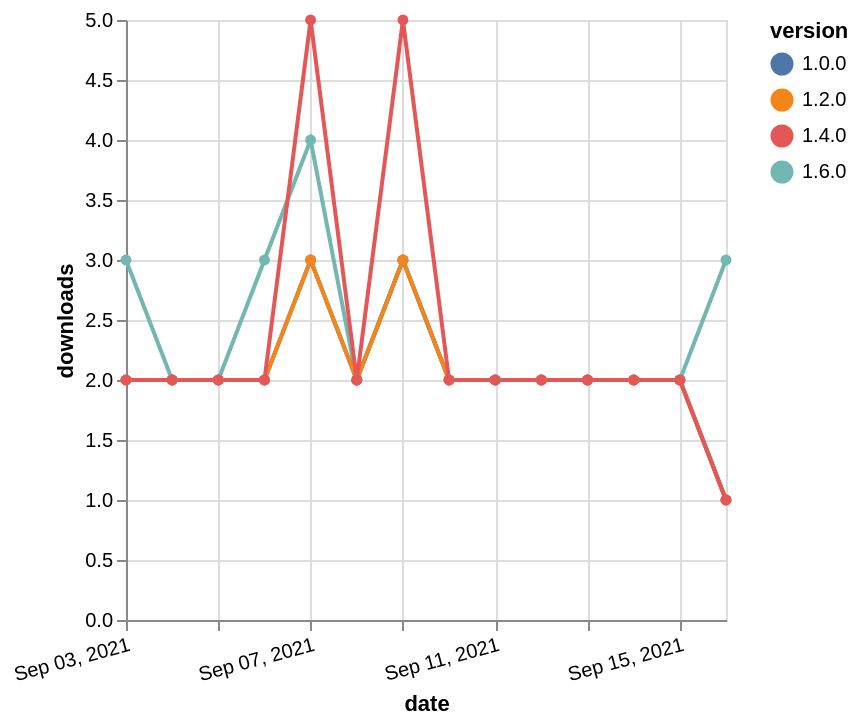

Source (Vega-Lite JSON):
### Vega-Lite specification from a JSON file in a GitHub repository (floating-point values rounded to 4 significant figures)
{"$schema": "https://vega.github.io/schema/vega-lite/v5.json", "description": "A simple bar chart with embedded data.", "data": {"values": [{"date": "2021-09-03", "total": 220, "delta": 3, "version": "1.6.0"}, {"date": "2021-09-04", "total": 222, "delta": 2, "version": "1.6.0"}, {"date": "2021-09-05", "total": 224, "delta": 2, "version": "1.6.0"}, {"date": "2021-09-06", "total": 227, "delta": 3, "version": "1.6.0"}, {"date": "2021-09-07", "total": 231, "delta": 4, "version": "1.6.0"}, {"date": "2021-09-08", "total": 233, "delta": 2, "version": "1.6.0"}, {"date": "2021-09-09", "total": 236, "delta": 3, "version": "1.6.0"}, {"date": "2021-09-10", "total": 238, "delta": 2, "version": "1.6.0"}, {"date": "2021-09-11", "total": 240, "delta": 2, "version": "1.6.0"}, {"date": "2021-09-12", "total": 242, "delta": 2, "version": "1.6.0"}, {"date": "2021-09-13", "total": 244, "delta": 2, "version": "1.6.0"}, {"date": "2021-09-14", "total": 246, "delta": 2, "version": "1.6.0"}, {"date": "2021-09-15", "total": 248, "delta": 2, "version": "1.6.0"}, {"date": "2021-09-16", "total": 251, "delta": 3, "version": "1.6.0"}, {"date": "2021-09-03", "total": 1467, "delta": 2, "version": "1.0.0"}, {"date": "2021-09-04", "total": 1469, "delta": 2, "version": "1.0.0"}, {"date": "2021-09-05", "total": 1471, "delta": 2, "version": "1.0.0"}, {"date": "2021-09-06", "total": 1473, "delta": 2, "version": "1.0.0"}, {"date": "2021-09-07", "total": 1476, "delta": 3, "version": "1.0.0"}, {"date": "2021-09-08", "total": 1478, "delta": 2, "version": "1.0.0"}, {"date": "2021-09-09", "total": 1481, "delta": 3, "version": "1.0.0"}, {"date": "2021-09-10", "total": 1483, "delta": 2, "version": "1.0.0"}, {"date": "2021-09-11", "total": 1485, "delta": 2, "version": "1.0.0"}, {"date": "2021-09-12", "total": 1487, "delta": 2, "version": "1.0.0"}, {"date": "2021-09-13", "total": 1489, "delta": 2, "version": "1.0.0"}, {"date": "2021-09-14", "total": 1491, "delta": 2, "version": "1.0.0"}, {"date": "2021-09-15", "total": 1493, "delta": 2, "version": "1.0.0"}, {"date": "2021-09-16", "total": 1494, "delta": 1, "version": "1.0.0"}, {"date": "2021-09-03", "total": 1032, "delta": 2, "version": "1.2.0"}, {"date": "2021-09-04", "total": 1034, "delta": 2, "version": "1.2.0"}, {"date": "2021-09-05", "total": 1036, "delta": 2, "version": "1.2.0"}, {"date": "2021-09-06", "total": 1038, "delta": 2, "version": "1.2.0"}, {"date": "2021-09-07", "total": 1041, "delta": 3, "version": "1.2.0"}, {"date": "2021-09-08", "total": 1043, "delta": 2, "version": "1.2.0"}, {"date": "2021-09-09", "total": 1046, "delta": 3, "version": "1.2.0"}, {"date": "2021-09-10", "total": 1048, "delta": 2, "version": "1.2.0"}, {"date": "2021-09-11", "total": 1050, "delta": 2, "version": "1.2.0"}, {"date": "2021-09-12", "total": 1052, "delta": 2, "version": "1.2.0"}, {"date": "2021-09-13", "total": 1054, "delta": 2, "version": "1.2.0"}, {"date": "2021-09-14", "total": 1056, "delta": 2, "version": "1.2.0"}, {"date": "2021-09-15", "total": 1058, "delta": 2, "version": "1.2.0"}, {"date": "2021-09-16", "total": 1059, "delta": 1, "version": "1.2.0"}, {"date": "2021-09-03", "total": 813, "delta": 2, "version": "1.4.0"}, {"date": "2021-09-04", "total": 815, "delta": 2, "version": "1.4.0"}, {"date": "2021-09-05", "total": 817, "delta": 2, "version": "1.4.0"}, {"date": "2021-09-06", "total": 819, "delta": 2, "version": "1.4.0"}, {"date": "2021-09-07", "total": 824, "delta": 5, "version": "1.4.0"}, {"date": "2021-09-08", "total": 826, "delta": 2, "version": "1.4.0"}, {"date": "2021-09-09", "total": 831, "delta": 5, "version": "1.4.0"}, {"date": "2021-09-10", "total": 833, "delta": 2, "version": "1.4.0"}, {"date": "2021-09-11", "total": 835, "delta": 2, "version": "1.4.0"}, {"date": "2021-09-12", "total": 837, "delta": 2, "version": "1.4.0"}, {"date": "2021-09-13", "total": 839, "delta": 2, "version": "1.4.0"}, {"date": "2021-09-14", "total": 841, "delta": 2, "version": "1.4.0"}, {"date": "2021-09-15", "total": 843, "delta": 2, "version": "1.4.0"}, {"date": "2021-09-16", "total": 844, "delta": 1, "version": "1.4.0"}]}, "width": "container", "mark": {"type": "line", "point": {"filled": true}}, "encoding": {"x": {"field": "date", "type": "temporal", "timeUnit": "yearmonthdate", "title": "date", "axis": {"labelAngle": -15}}, "y": {"field": "delta", "type": "quantitative", "title": "downloads"}, "color": {"field": "version", "type": "nominal"}, "tooltip": {"field": "delta"}}}
